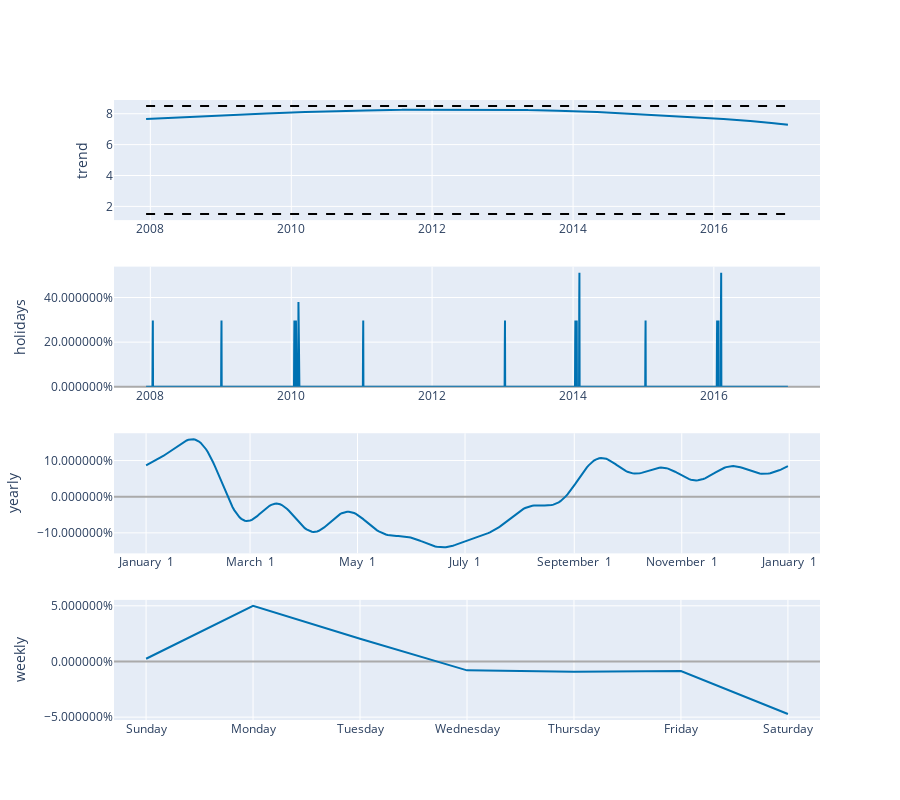

Notebook code for this chart:
### Code cell
plot_components_plotly(model, forecast)

### Figure 1 — Plotly figure (JSON) as saved in the notebook; plotly's stock layout.template omitted (floating-point values rounded to 4 significant figures; data arrays with more than 128 entries replaced by an {"elided": "..."} marker saying what was removed)
{"data": [{"line": {"color": "#0072B2", "width": 2}, "mode": "lines", "name": "trend", "type": "scatter", "x": {"elided": "3270 str values"}, "xaxis": "x", "y": {"elided": "3270 float values"}, "yaxis": "y"}, {"line": {"color": "rgba(0, 114, 178, 0.2)", "width": 0}, "mode": "lines", "name": "trend_upper", "type": "scatter", "x": {"elided": "3270 str values"}, "xaxis": "x", "y": {"elided": "3270 float values"}, "yaxis": "y"}, {"fill": "tonexty", "fillcolor": "rgba(0, 114, 178, 0.2)", "line": {"color": "rgba(0, 114, 178, 0.2)", "width": 0}, "mode": "lines", "name": "trend_lower", "type": "scatter", "x": {"elided": "3270 str values"}, "xaxis": "x", "y": {"elided": "3270 float values"}, "yaxis": "y"}, {"line": {"color": "black", "dash": "dash", "width": 2}, "mode": "lines", "name": "Cap", "type": "scatter", "x": {"elided": "3270 str values"}, "xaxis": "x", "y": {"elided": "3270 float values"}, "yaxis": "y"}, {"line": {"color": "black", "dash": "dash", "width": 2}, "mode": "lines", "name": "Floor", "type": "scatter", "x": {"elided": "3270 str values"}, "xaxis": "x", "y": {"elided": "3270 float values"}, "yaxis": "y"}, {"line": {"color": "#0072B2", "width": 2}, "mode": "lines", "name": "holidays", "text": {"elided": "3270 str values"}, "type": "scatter", "x": {"elided": "3270 str values"}, "xaxis": "x2", "y": {"elided": "3270 float values"}, "yaxis": "y2"}, {"line": {"color": "#0072B2", "width": 2}, "mode": "lines", "name": "yearly", "type": "scatter", "x": {"elided": "365 str values"}, "xaxis": "x3", "y": {"elided": "365 float values"}, "yaxis": "y3"}, {"line": {"color": "#0072B2", "width": 2}, "mode": "lines", "name": "weekly", "type": "scatter", "x": ["2017-01-01T00:00:00.000000000", "2017-01-02T00:00:00.000000000", "2017-01-03T00:00:00.000000000", "2017-01-04T00:00:00.000000000", "2017-01-05T00:00:00.000000000", "2017-01-06T00:00:00.000000000", "2017-01-07T00:00:00.000000000"], "xaxis": "x4", "y": [0.002468, 0.04994, 0.0204, -0.007961, -0.009124, -0.008549, -0.04718], "yaxis": "y4"}], "layout": {"height": 800, "showlegend": false, "width": 900, "xaxis": {"anchor": "y", "domain": [0, 1], "range": ["2007-06-26T14:24:00", "2017-07-04T09:36:00"], "type": "date"}, "xaxis2": {"anchor": "y2", "domain": [0, 1], "range": ["2007-06-26T14:24:00", "2017-07-04T09:36:00"], "type": "date"}, "xaxis3": {"anchor": "y3", "domain": [0, 1], "range": ["2016-12-13T18:54:02.958904", "2018-01-18T11:04:57.863013"], "tickformat": "%B %e", "type": "date"}, "xaxis4": {"anchor": "y4", "domain": [0, 1], "range": ["2016-12-31T16:48:00", "2017-01-07T07:12:00"], "tickformat": "%A", "type": "date"}, "yaxis": {"anchor": "x", "domain": [0.8063, 1], "rangemode": "normal", "title": {"text": "trend"}, "zerolinecolor": "#AAA"}, "yaxis2": {"anchor": "x2", "domain": [0.5375, 0.7312], "hoverformat": ".2%", "rangemode": "tozero", "tickformat": "%", "title": {"text": "holidays"}, "zerolinecolor": "#AAA"}, "yaxis3": {"anchor": "x3", "domain": [0.2687, 0.4625], "hoverformat": ".2%", "tickformat": "%", "title": {"text": "yearly"}, "zerolinecolor": "#AAA"}, "yaxis4": {"anchor": "x4", "domain": [0, 0.1938], "hoverformat": ".2%", "tickformat": "%", "title": {"text": "weekly"}, "zerolinecolor": "#AAA"}}}
